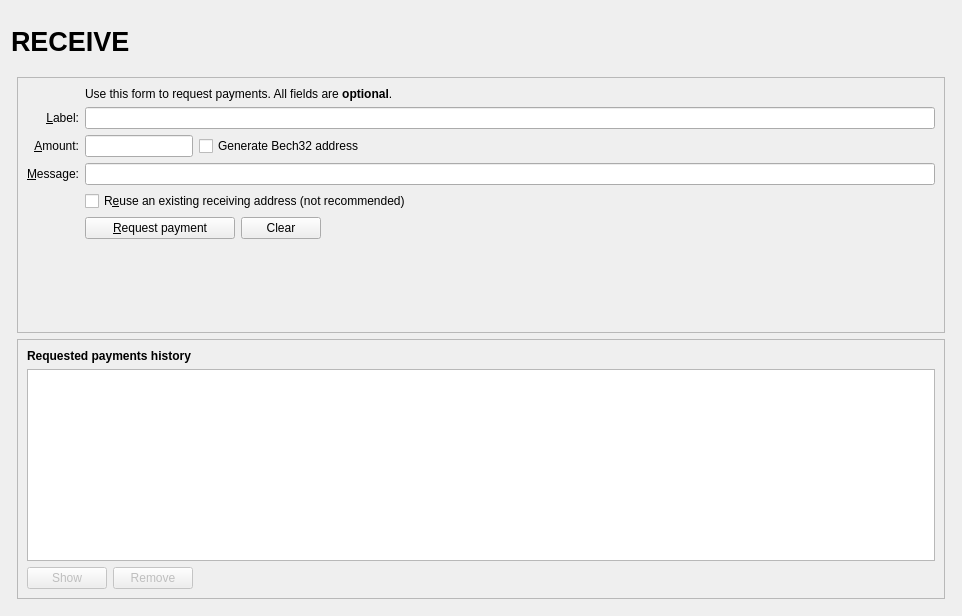
<?xml version="1.0" encoding="UTF-8"?>
<ui version="4.0">
 <class>ReceiveCoinsDialog</class>
 <widget class="QWidget" name="ReceiveCoinsDialog">
  <property name="geometry">
   <rect>
    <x>0</x>
    <y>0</y>
    <width>962</width>
    <height>616</height>
   </rect>
  </property>
  <layout class="QVBoxLayout" name="verticalLayout" stretch="0">
   <item>
    <layout class="QVBoxLayout" name="verticalLayout_Master" stretch="0,1">
     <property name="spacing">
      <number>0</number>
     </property>
     <item>
      <widget class="QFrame" name="frame_Header">
       <layout class="QVBoxLayout" name="verticalLayout_8">
        <property name="leftMargin">
         <number>0</number>
        </property>
        <property name="topMargin">
         <number>0</number>
        </property>
        <property name="rightMargin">
         <number>0</number>
        </property>
        <property name="bottomMargin">
         <number>0</number>
        </property>
        <item>
         <layout class="QHBoxLayout" name="horizontalLayout_Header" stretch="1,0,1">
          <item>
           <widget class="QLabel" name="labelOverviewHeaderLeft">
            <property name="minimumSize">
             <size>
              <width>464</width>
              <height>60</height>
             </size>
            </property>
            <property name="maximumSize">
             <size>
              <width>16777215</width>
              <height>60</height>
             </size>
            </property>
            <property name="font">
             <font>
              <pointsize>20</pointsize>
              <weight>75</weight>
              <bold>true</bold>
             </font>
            </property>
            <property name="text">
             <string>RECEIVE</string>
            </property>
           </widget>
          </item>
          <item>
           <spacer name="horizontalSpacer_3">
            <property name="orientation">
             <enum>Qt::Horizontal</enum>
            </property>
            <property name="sizeHint" stdset="0">
             <size>
              <width>40</width>
              <height>20</height>
             </size>
            </property>
           </spacer>
          </item>
          <item>
           <widget class="QLabel" name="labelOverviewHeaderRight">
            <property name="minimumSize">
             <size>
              <width>464</width>
              <height>60</height>
             </size>
            </property>
            <property name="maximumSize">
             <size>
              <width>16777215</width>
              <height>60</height>
             </size>
            </property>
            <property name="font">
             <font>
              <pointsize>14</pointsize>
             </font>
            </property>
            <property name="text">
             <string/>
            </property>
            <property name="alignment">
             <set>Qt::AlignRight|Qt::AlignTrailing|Qt::AlignVCenter</set>
            </property>
           </widget>
          </item>
         </layout>
        </item>
       </layout>
      </widget>
     </item>
     <item>
      <widget class="QFrame" name="frame_BG">
       <layout class="QVBoxLayout" name="verticalLayout_5">
        <property name="leftMargin">
         <number>6</number>
        </property>
        <property name="topMargin">
         <number>6</number>
        </property>
        <property name="rightMargin">
         <number>6</number>
        </property>
        <property name="bottomMargin">
         <number>6</number>
        </property>
        <item>
         <widget class="QFrame" name="frame2">
          <property name="sizePolicy">
           <sizepolicy hsizetype="Preferred" vsizetype="Expanding">
            <horstretch>0</horstretch>
            <verstretch>0</verstretch>
           </sizepolicy>
          </property>
          <property name="frameShape">
           <enum>QFrame::StyledPanel</enum>
          </property>
          <property name="frameShadow">
           <enum>QFrame::Sunken</enum>
          </property>
          <layout class="QVBoxLayout" name="verticalLayout_3">
           <item>
            <layout class="QGridLayout" name="gridLayout">
             <item row="7" column="2">
              <widget class="QCheckBox" name="reuseAddress">
               <property name="toolTip">
                <string>Reuse one of the previously used receiving addresses.&lt;br&gt;Reusing addresses has security and privacy issues.&lt;br&gt;Do not use this unless re-generating a payment request made before.</string>
               </property>
               <property name="text">
                <string>R&amp;euse an existing receiving address (not recommended)</string>
               </property>
              </widget>
             </item>
             <item row="7" column="0">
              <widget class="QLabel" name="label_4">
               <property name="text">
                <string/>
               </property>
              </widget>
             </item>
             <item row="6" column="0">
              <widget class="QLabel" name="label_3">
               <property name="toolTip">
                <string>An optional message to attach to the payment request, which will be displayed when the request is opened. Note: The message will not be sent with the payment over the DUELIUM network.</string>
               </property>
               <property name="text">
                <string>&amp;Message:</string>
               </property>
               <property name="alignment">
                <set>Qt::AlignRight|Qt::AlignTrailing|Qt::AlignVCenter</set>
               </property>
               <property name="buddy">
                <cstring>reqMessage</cstring>
               </property>
              </widget>
             </item>
             <item row="4" column="2">
              <widget class="QLineEdit" name="reqLabel">
               <property name="toolTip">
                <string>An optional label to associate with the new receiving address.</string>
               </property>
              </widget>
             </item>
             <item row="6" column="2">
              <widget class="QLineEdit" name="reqMessage">
               <property name="toolTip">
                <string>An optional message to attach to the payment request, which will be displayed when the request is opened.&lt;br&gt;Note: The message will not be sent with the payment over the DUELIUM network.</string>
               </property>
              </widget>
             </item>
             <item row="2" column="2">
              <widget class="QLabel" name="label_5">
               <property name="text">
                <string>Use this form to request payments. All fields are &lt;b&gt;optional&lt;/b&gt;.</string>
               </property>
              </widget>
             </item>
             <item row="4" column="0">
              <widget class="QLabel" name="label_2">
               <property name="toolTip">
                <string>An optional label to associate with the new receiving address.</string>
               </property>
               <property name="text">
                <string>&amp;Label:</string>
               </property>
               <property name="alignment">
                <set>Qt::AlignRight|Qt::AlignTrailing|Qt::AlignVCenter</set>
               </property>
               <property name="buddy">
                <cstring>reqLabel</cstring>
               </property>
              </widget>
             </item>
             <item row="5" column="0">
              <widget class="QLabel" name="label">
               <property name="toolTip">
                <string>An optional amount to request. Leave this empty or zero to not request a specific amount.</string>
               </property>
               <property name="text">
                <string>&amp;Amount:</string>
               </property>
               <property name="alignment">
                <set>Qt::AlignRight|Qt::AlignTrailing|Qt::AlignVCenter</set>
               </property>
               <property name="buddy">
                <cstring>reqAmount</cstring>
               </property>
              </widget>
             </item>
            <item row="5" column="2">
             <layout class="QHBoxLayout" name="horizontalLayout_6">
              <item>
               <widget class="BitcoinAmountField" name="reqAmount">
                <property name="sizePolicy">
                 <sizepolicy hsizetype="Fixed" vsizetype="Fixed">
                  <horstretch>0</horstretch>
                  <verstretch>0</verstretch>
                 </sizepolicy>
                </property>
                <property name="minimumSize">
                 <size>
                  <width>80</width>
                  <height>0</height>
                 </size>
                </property>
                <property name="maximumSize">
                 <size>
                  <width>1000</width>
                  <height>100</height>
                 </size>
                </property>
                <property name="toolTip">
                 <string>An optional amount to request. Leave this empty or zero to not request a specific amount.</string>
                </property>
               </widget>
              </item>
              <item>
               <widget class="QCheckBox" name="useBech32">
                <property name="sizePolicy">
                 <sizepolicy hsizetype="Fixed" vsizetype="Fixed">
                  <horstretch>0</horstretch>
                  <verstretch>0</verstretch>
                 </sizepolicy>
                </property>
                <property name="maximumSize">
                 <size>
                  <width>1000</width>
                  <height>16777215</height>
                 </size>
                </property>
                <property name="focusPolicy">
                 <enum>Qt::StrongFocus</enum>
                </property>
                <property name="toolTip">
                 <string>Bech32 addresses (BIP-173) are cheaper to spend from and offer better protection against typos. When unchecked a P2SH wrapped SegWit address will be created, compatible with older wallets.</string>
                </property>
                <property name="text">
                 <string>Generate Bech32 address</string>
                </property>
               </widget>
              </item>
              <item>
               <spacer name="horizontalSpacer_3">
                <property name="orientation">
                 <enum>Qt::Horizontal</enum>
                </property>
                <property name="sizeHint" stdset="0">
                 <size>
                  <width>0</width>
                  <height>0</height>
                 </size>
                </property>
               </spacer>
              </item>
             </layout>
            </item> 
           <item row="8" column="0">
              <widget class="QLabel" name="label_7">
               <property name="text">
                <string/>
               </property>
              </widget>
             </item>
             <item row="8" column="2">
              <layout class="QHBoxLayout" name="horizontalLayout">
               <item>
                <widget class="QPushButton" name="receiveButton">
                 <property name="minimumSize">
                  <size>
                   <width>150</width>
                   <height>0</height>
                  </size>
                 </property>
                 <property name="text">
                  <string>&amp;Request payment</string>
                 </property>
                 <property name="icon">
                  <iconset resource="../DUELIUM.qrc">
                   <normaloff>:/icons/receiving_addresses</normaloff>:/icons/receiving_addresses</iconset>
                 </property>
                </widget>
               </item>
               <item>
                <widget class="QPushButton" name="clearButton">
                 <property name="sizePolicy">
                  <sizepolicy hsizetype="Minimum" vsizetype="Fixed">
                   <horstretch>0</horstretch>
                   <verstretch>0</verstretch>
                  </sizepolicy>
                 </property>
                 <property name="toolTip">
                  <string>Clear all fields of the form.</string>
                 </property>
                 <property name="text">
                  <string>Clear</string>
                 </property>
                 <property name="icon">
                  <iconset resource="../DUELIUM.qrc">
                   <normaloff>:/icons/remove</normaloff>:/icons/remove</iconset>
                 </property>
                 <property name="autoDefault">
                  <bool>false</bool>
                 </property>
                </widget>
               </item>
               <item>
                <spacer name="horizontalSpacer">
                 <property name="orientation">
                  <enum>Qt::Horizontal</enum>
                 </property>
                 <property name="sizeHint" stdset="0">
                  <size>
                   <width>40</width>
                   <height>20</height>
                  </size>
                 </property>
                </spacer>
               </item>
              </layout>
             </item>
             <item row="9" column="2">
              <spacer name="verticalSpacer">
               <property name="orientation">
                <enum>Qt::Vertical</enum>
               </property>
               <property name="sizeHint" stdset="0">
                <size>
                 <width>20</width>
                 <height>40</height>
                </size>
               </property>
              </spacer>
             </item>
            </layout>
           </item>
          </layout>
         </widget>
        </item>
        <item>
         <widget class="QFrame" name="frame">
          <property name="sizePolicy">
           <sizepolicy hsizetype="Preferred" vsizetype="Expanding">
            <horstretch>0</horstretch>
            <verstretch>0</verstretch>
           </sizepolicy>
          </property>
          <property name="frameShape">
           <enum>QFrame::StyledPanel</enum>
          </property>
          <property name="frameShadow">
           <enum>QFrame::Raised</enum>
          </property>
          <layout class="QVBoxLayout" name="verticalLayout_2">
           <item>
            <widget class="QLabel" name="label_6">
             <property name="font">
              <font>
               <weight>75</weight>
               <bold>true</bold>
              </font>
             </property>
             <property name="text">
              <string>Requested payments history</string>
             </property>
            </widget>
           </item>
           <item>
            <widget class="QTableView" name="recentRequestsView">
             <property name="palette">
              <palette>
               <active>
                <colorrole role="Text">
                 <brush brushstyle="SolidPattern">
                  <color alpha="255">
                   <red>51</red>
                   <green>51</green>
                   <blue>51</blue>
                  </color>
                 </brush>
                </colorrole>
               </active>
               <inactive>
                <colorrole role="Text">
                 <brush brushstyle="SolidPattern">
                  <color alpha="255">
                   <red>51</red>
                   <green>51</green>
                   <blue>51</blue>
                  </color>
                 </brush>
                </colorrole>
               </inactive>
               <disabled>
                <colorrole role="Text">
                 <brush brushstyle="SolidPattern">
                  <color alpha="255">
                   <red>85</red>
                   <green>85</green>
                   <blue>85</blue>
                  </color>
                 </brush>
                </colorrole>
               </disabled>
              </palette>
             </property>
             <property name="contextMenuPolicy">
              <enum>Qt::CustomContextMenu</enum>
             </property>
             <property name="tabKeyNavigation">
              <bool>false</bool>
             </property>
             <property name="sortingEnabled">
              <bool>true</bool>
             </property>
            </widget>
           </item>
           <item>
            <layout class="QHBoxLayout" name="horizontalLayout_2">
             <item>
              <widget class="QPushButton" name="showRequestButton">
               <property name="enabled">
                <bool>false</bool>
               </property>
               <property name="toolTip">
                <string>Show the selected request (does the same as double clicking an entry)</string>
               </property>
               <property name="text">
                <string>Show</string>
               </property>
               <property name="icon">
                <iconset resource="../DUELIUM.qrc">
                 <normaloff>:/icons/edit</normaloff>:/icons/edit</iconset>
               </property>
               <property name="autoDefault">
                <bool>false</bool>
               </property>
              </widget>
             </item>
             <item>
              <widget class="QPushButton" name="removeRequestButton">
               <property name="enabled">
                <bool>false</bool>
               </property>
               <property name="toolTip">
                <string>Remove the selected entries from the list</string>
               </property>
               <property name="text">
                <string>Remove</string>
               </property>
               <property name="icon">
                <iconset resource="../DUELIUM.qrc">
                 <normaloff>:/icons/remove</normaloff>:/icons/remove</iconset>
               </property>
               <property name="autoDefault">
                <bool>false</bool>
               </property>
              </widget>
             </item>
             <item>
              <spacer name="horizontalSpacer_2">
               <property name="orientation">
                <enum>Qt::Horizontal</enum>
               </property>
               <property name="sizeHint" stdset="0">
                <size>
                 <width>40</width>
                 <height>20</height>
                </size>
               </property>
              </spacer>
             </item>
            </layout>
           </item>
          </layout>
         </widget>
        </item>
       </layout>
      </widget>
     </item>
    </layout>
   </item>
  </layout>
 </widget>
 <customwidgets>
  <customwidget>
   <class>BitcoinAmountField</class>
   <extends>QLineEdit</extends>
   <header>bitcoinamountfield.h</header>
   <container>1</container>
  </customwidget>
 </customwidgets>
 <tabstops>
  <tabstop>reqLabel</tabstop>
  <tabstop>reqAmount</tabstop>
  <tabstop>reqMessage</tabstop>
  <tabstop>reuseAddress</tabstop>
  <tabstop>receiveButton</tabstop>
  <tabstop>clearButton</tabstop>
  <tabstop>recentRequestsView</tabstop>
  <tabstop>showRequestButton</tabstop>
  <tabstop>removeRequestButton</tabstop>
 </tabstops>
 <resources>
  <include location="../DUELIUM.qrc"/>
 </resources>
 <connections/>
</ui>
